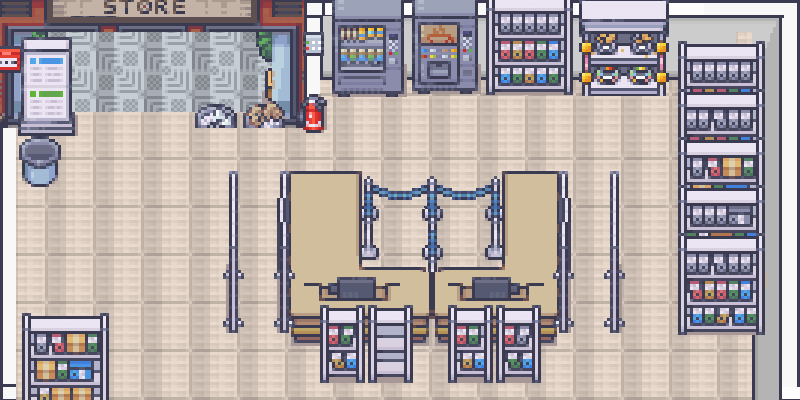

This is a level from a 2D game, rendered from its Tiled map with the project's own tilesets. A one-line summary and the map file follow, with tile-layer data summarised:
An orthogonal 50x25 tile map with 16x16 px tiles, 7 tile layers (ground, tree7, tree4, tree5, ...), 11 tilesets and 27 objects.

<map version="1.2" tiledversion="1.3.5" orientation="orthogonal" renderorder="right-down" width="50" height="25" tilewidth="16" tileheight="16" infinite="0" nextlayerid="13" nextobjectid="32">
 <tileset firstgid="1" name="17_Visibile_Upstairs_System_48x48" tilewidth="16" tileheight="16" tilecount="3888" columns="48">
  <image source="damen/17_Visibile_Upstairs_System_48x48.png" trans="000000" width="768" height="1296" />
 </tileset>
 <tileset firstgid="3889" name="Generic_Home_1_Layer_1_48x48" tilewidth="16" tileheight="16" tilecount="1680" columns="42">
  <image source="damen/Generic_Home_1_Layer_1_48x48.png" trans="000000" width="672" height="642" />
 </tileset>
 <tileset firstgid="5569" name="Tileset_46_MV" tilewidth="16" tileheight="16" tilecount="2304" columns="48">
  <image source="damen/Tileset_46_MV.png" trans="000000" width="768" height="768" />
 </tileset>
 <tileset firstgid="7873" name="Ice_Cream_Shop_Design_layer_3_48x48" tilewidth="16" tileheight="16" tilecount="1080" columns="36">
  <image source="damen/Ice_Cream_Shop_Design_layer_2_48x48.png" trans="000000" width="576" height="480" />
 </tileset>
 <tileset firstgid="8953" name="Museum_entrance_layer_2_48x48" tilewidth="16" tileheight="16" tilecount="3168" columns="48">
  <image source="damen/Museum_entrance_layer_2_48x48.png" trans="000000" width="768" height="1056" />
 </tileset>
 <tileset firstgid="12121" name="1_Generic_48x48" tilewidth="16" tileheight="16" tilecount="11232" columns="48">
  <image source="damen/1_Generic_48x48.png" trans="000000" width="768" height="3744" />
 </tileset>
 <tileset firstgid="23353" name="Japanese_Home_1_Layer_2_48x48" tilewidth="16" tileheight="16" tilecount="2280" columns="57">
  <image source="damen/Japanese_Home_1_Layer_2_48x48.png" trans="000000" width="912" height="642" />
 </tileset>
 <tileset firstgid="25633" name="Ice_Cream_Shop_Design_layer_2_48x48" tilewidth="16" tileheight="16" tilecount="1080" columns="36">
  <image source="damen/Ice_Cream_Shop_Design_layer_2_48x48.png" trans="000000" width="576" height="480" />
 </tileset>
 <tileset firstgid="26713" name="14_Basement_48x48" tilewidth="16" tileheight="16" tilecount="7200" columns="48">
  <image source="damen/14_Basement_48x48.png" trans="000000" width="768" height="2400" />
 </tileset>
 <tileset firstgid="33913" name="xintu3" tilewidth="16" tileheight="16" tilecount="7440" columns="48">
  <image source="damen/xintu3.png" trans="000000" width="768" height="2494" />
 </tileset>
 <tileset firstgid="41353" name="xintu4" tilewidth="16" tileheight="16" tilecount="8352" columns="48">
  <image source="damen/xintu4.png" trans="000000" width="768" height="2788" />
 </tileset>
 <layer id="1" name="ground" width="50" height="25">
  <data>[1250 cells, 1250 non-empty, 21 distinct tile ids]</data>
 </layer>
 <layer id="8" name="tree7" width="50" height="25">
  <data>[1250 cells, 152 non-empty, 31 distinct tile ids]</data>
 </layer>
 <layer id="4" name="tree4" width="50" height="25">
  <data>[1250 cells, 243 non-empty, 204 distinct tile ids]</data>
 </layer>
 <layer id="2" name="tree5" width="50" height="25">
  <data>[1250 cells, 429 non-empty, 237 distinct tile ids]</data>
 </layer>
 <layer id="3" name="tree6" width="50" height="25">
  <data>[1250 cells, 143 non-empty, 131 distinct tile ids]</data>
 </layer>
 <layer id="5" name="tree3" width="50" height="25">
  <data>[1250 cells, 126 non-empty, 126 distinct tile ids]</data>
 </layer>
 <layer id="7" name="tree2" width="50" height="25">
  <data>[1250 cells, 311 non-empty, 245 distinct tile ids]</data>
 </layer>
 <objectgroup id="9" name="object">
  <object id="1" x="-0.666667" y="-1.33333" width="16" height="410.667" />
  <object id="2" x="16.6667" y="194.667" width="62" height="213.333" />
  <object id="3" x="24" y="166.667" width="30.6667" height="19.3333" />
  <object id="4" x="26" y="119.333" width="28.6667" height="41.3333" />
  <object id="5" x="22" y="76.6667" width="34.6667" height="31.3333" />
  <object id="6" x="264" y="69.3333" width="37.3333" height="28" />
  <object id="7" x="16" y="-0.666667" width="815.333" height="28.6667" />
  <object id="8" x="23.3333" y="37.3333" width="44.6667" height="90.6667" />
  <object id="9" x="20.6667" y="114.667" width="52.6667" height="18" />
  <object id="11" x="192.667" y="103.333" width="90.6667" height="26.6667" />
  <object id="12" x="284.667" y="114" width="39.3333" height="14.6666" />
  <object id="13" x="308" y="0" width="13.3333" height="121.333" />
  <object id="14" x="322.667" y="28" width="477.333" height="66.6667" />
  <object id="16" x="67" y="401" width="843" height="17" />
  <object id="18" x="749" y="4" width="58" height="458" />
  <object id="19" x="606" y="261.5" width="18" height="72.5" />
  <object id="20" x="556" y="265.5" width="18.5" height="64.5" />
  <object id="21" x="269" y="267.5" width="16" height="61.5" />
  <object id="22" x="217.5" y="268" width="19" height="65" />
  <object id="23" x="287.5" y="210.5" width="73" height="144.5" />
  <object id="24" x="487" y="211.167" width="68.5" height="143.833" />
  <object id="25" x="360.5" y="297" width="126" height="57.5" />
  <object id="26" x="360.167" y="212.667" width="126" height="18" />
  <object id="27" x="77" y="201.667" width="19.6667" height="38.6667" />
 </objectgroup>
 <objectgroup id="10" name="NPC">
  <object id="29" x="153.249" y="261.29">
   <properties>
    <property name="dialogue" value="xiaoshouyuan" />
    <property name="model" value="female" />
    <property name="name" value="销售员" />
   </properties>
  </object>
 </objectgroup>
 <objectgroup id="11" name="start">
  <object id="30" x="150.951" y="169.341">
   <properties>
    <property name="name" value="dachao" />
   </properties>
  </object>
 </objectgroup>
 <objectgroup id="12" name="sensor">
  <object id="31" x="16" y="19" width="279.5" height="25">
   <properties>
    <property name="map" value="jiaodongd" />
    <property name="name" value="dachao" />
   </properties>
  </object>
 </objectgroup>
</map>
